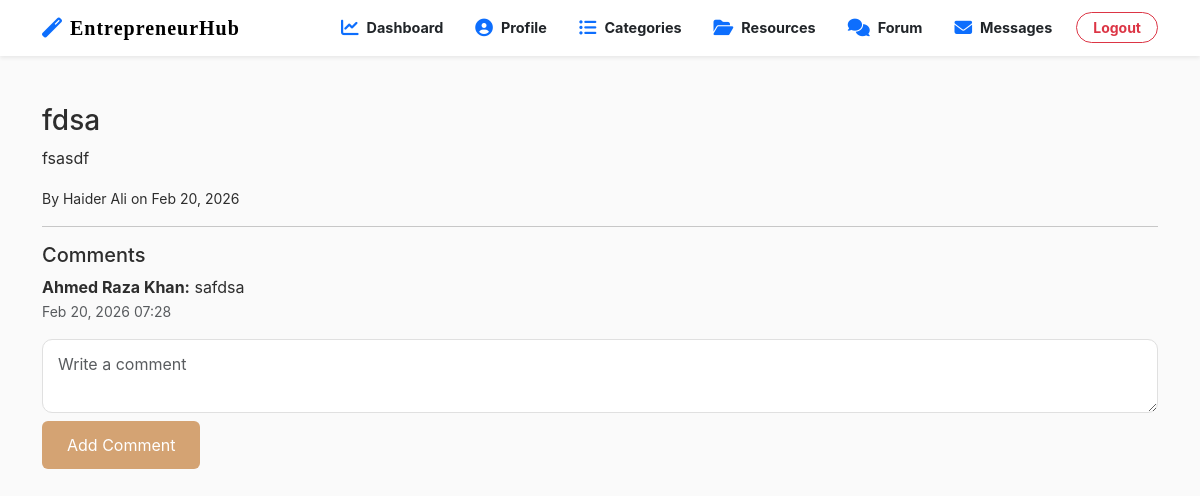
/agent/post_details.php?post_id=1 (signed in), run on the app's committed database.
### tables this page shows
CREATE TABLE `forum_posts` (
  `post_id` int(11) NOT NULL,
  `user_id` int(11) NOT NULL,
  `title` varchar(255) NOT NULL,
  `content` text NOT NULL,
  `created_at` timestamp NOT NULL DEFAULT current_timestamp()
);

CREATE TABLE `users` (
  `id` int(11) NOT NULL,
  `full_name` varchar(100) NOT NULL,
  `username` varchar(50) NOT NULL,
  `email` varchar(100) NOT NULL,
  `password` varchar(255) NOT NULL,
  `dob` date DEFAULT NULL,
  `cnic` varchar(15) DEFAULT NULL,
  `contact_number` varchar(20) DEFAULT NULL,
  `address` text DEFAULT NULL,
  `is_active` tinyint(1) DEFAULT 1,
  `created_at` timestamp NOT NULL DEFAULT current_timestamp(),
  `updated_at` timestamp NOT NULL DEFAULT current_timestamp() ON UPDATE current_timestamp(),
  `role` enum('user','agent') NOT NULL DEFAULT 'user',
  `expertise_area` varchar(255) DEFAULT NULL,
  `experience_years` int(11) DEFAULT NULL,
  `bio` text DEFAULT NULL,
  `website` varchar(255) DEFAULT NULL,
  `linkedin` varchar(255) DEFAULT NULL
);

CREATE TABLE `forum_comments` (
  `comment_id` int(11) NOT NULL,
  `post_id` int(11) NOT NULL,
  `user_id` int(11) NOT NULL,
  `comment` text NOT NULL,
  `created_at` timestamp NOT NULL DEFAULT current_timestamp()
);

### agent/post_details.php (the view, shortened to what this page needs)
<?php
include('config.php');
$post_id = intval($_GET['post_id']);
$post_res = mysqli_query($conn,"SELECT f.*, u.full_name FROM forum_posts f JOIN users u ON f.user_id = u.id WHERE post_id = $post_id");
$post = mysqli_fetch_assoc($post_res);
$comments = mysqli_query($conn,"SELECT c.*, u.full_name FROM forum_comments c JOIN users u ON c.user_id = u.id WHERE c.post_id = $post_id ORDER BY created_at ASC");
?>
<!DOCTYPE html>
<html lang="en">
<head>
<link href="https://cdn.jsdelivr.net/npm/bootstrap@5.3.0/dist/css/bootstrap.min.css" rel="stylesheet">
<link rel="stylesheet" href="https://cdnjs.cloudflare.com/ajax/libs/font-awesome/6.4.0/css/all.min.css">
<link rel="stylesheet" href="../CSS/style.css">
</head>
<body>
<?php include('navbar.php'); ?>
<div class="container mt-5">
    <h3><?= htmlspecialchars($post['title']) ?></h3>
    <p><?= nl2br(htmlspecialchars($post['content'])) ?></p>
    <small>By <?= htmlspecialchars($post['full_name']) ?> on <?= date('M d, Y', strtotime($post['created_at'])) ?></small>
    <hr>
    <h5>Comments</h5>
    <?php while($c = mysqli_fetch_assoc($comments)): ?>
        <div class="mb-2">
            <strong><?= htmlspecialchars($c['full_name']) ?>:</strong>
            <?= nl2br(htmlspecialchars($c['comment'])) ?>
            <br><small class="text-muted"><?= date('M d, Y H:i', strtotime($c['created_at'])) ?></small>
        </div>
    <?php endwhile; ?>
    <form method="POST" class="mt-3">
        <textarea name="comment" class="form-control mb-2" placeholder="Write a comment" required></textarea>
        <button class="btn btn-primary">Add Comment</button>
    </form>
</div>
</body>
</html>

### CSS/style.css (style rules this page uses)
:root { --primary-color: #d4a373; --accent-color: #faedcd; --text-dark: #2d2d2d; --bg-light: #fefae0; --transition: all 0.3s ease; }
body { font-family: 'Inter', sans-serif; background-color: #fafafa; color: var(--text-dark); }
.form-control { border: 1px solid #e0e0e0; padding: 12px 15px; border-radius: 10px; transition: var(--transition); }
.btn-primary { background-color: var(--primary-color); border: none; padding: 12px 25px; }

### data on the page
forum_posts: title "fdsa", content "fsasdf", user.full_name "Haider Ali", created_at "Feb 20, 2026"
forum_comments: user.full_name "Ahmed Raza Khan", comment "safdsa", created_at "Feb 20, 2026 07:28"
